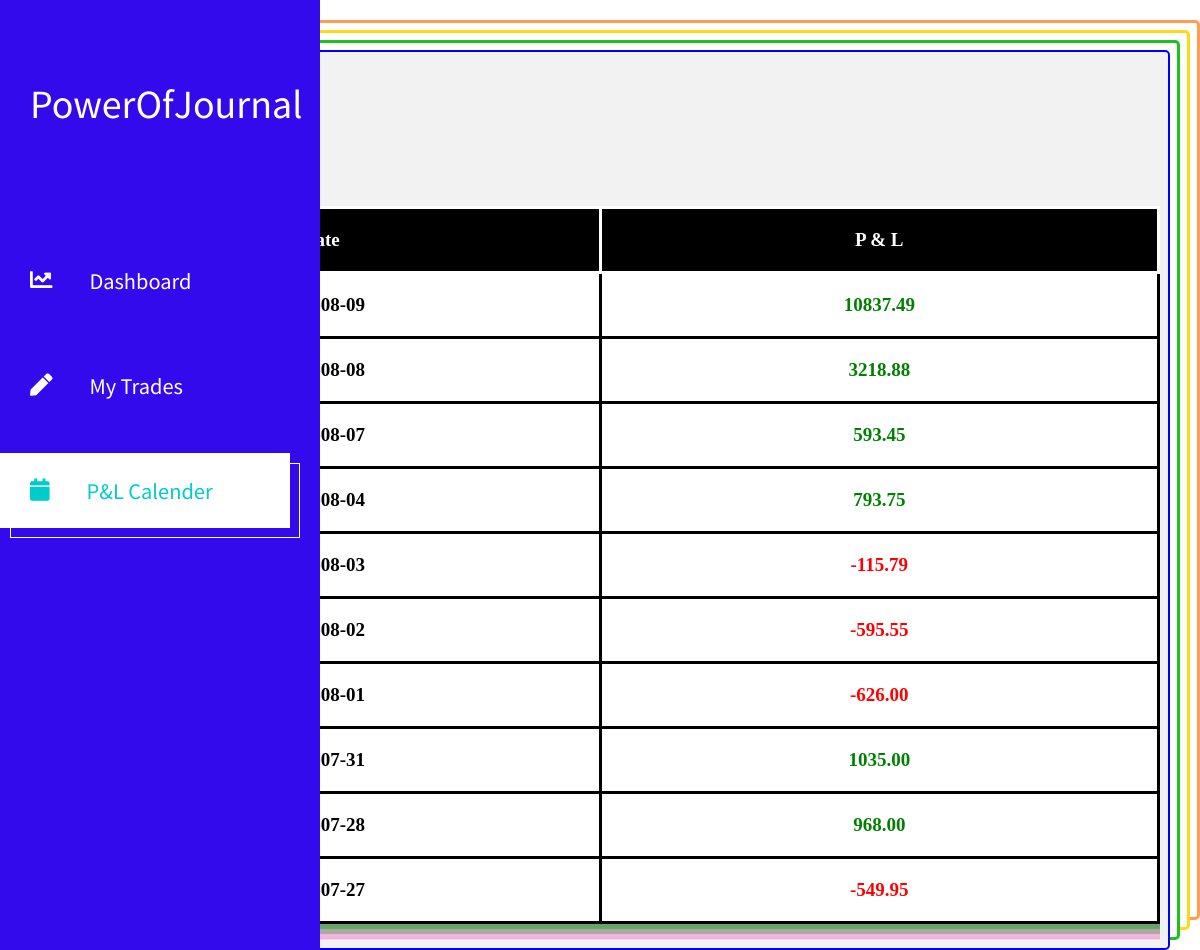
The app's page /profit_loss_calendar/ with its own data.
### trading_journal_app/models.py (models this page shows, shortened)
class Trade(models.Model):
    date = models.DateTimeField()
    instrument = models.CharField(max_length=100,default="NULL")
    type_choices = (
        ("Buy", "Buy"),
        ("Sell", "Sell"),
    )
    trade_type = models.CharField(max_length=255, choices=type_choices, default="Buy")
    quantity = models.DecimalField(max_digits=10, decimal_places=2,default=0)
    entry_price = models.DecimalField(max_digits=10, decimal_places=2)
    exit_price = models.DecimalField(max_digits=10, decimal_places=2)
    reason = models.TextField()
    profit_loss = models.DecimalField(max_digits=10, decimal_places=2)
    class Meta:
        ordering = ['-date']

### trading_journal_app/views.py (the view)
# urls.py: path('profit_loss_calendar/', views.profit_loss_calendar, name='profit_loss_calendar'),
def profit_loss_calendar(request):
    trades = Trade.objects.all()
    profit_loss_dict = {}
    total_trades = len(trades)
    initial_date = trades[total_trades - 1].date
    end_date = trades[0].date
    current_date = initial_date
    end_date = end_date + timedelta(days=1)
    while current_date < end_date:
        formatted_date = datetime.strptime(str(current_date), "%Y-%m-%d %H:%M:%S%z")
        from_date = formatted_date.strftime("%Y-%m-%d 00:00:00+00:00")
        from_date_formatted = datetime.strptime(str(from_date), "%Y-%m-%d %H:%M:%S%z")
        to_date = formatted_date.strftime("%Y-%m-%d 23:59:59+00:00")
        to_date_formatted = datetime.strptime(str(to_date), "%Y-%m-%d %H:%M:%S%z")
        date_only_format = formatted_date.strftime("%Y-%m-%d")
        all_trades = Trade.objects.all()
        trades_for_date = all_trades.filter(date__range=[from_date_formatted, to_date_formatted])
        for trade in trades_for_date:
            if date_only_format in profit_loss_dict:
                profit_loss_dict[date_only_format] += trade.profit_loss
            else:
                profit_loss_dict[date_only_format] = trade.profit_loss
        current_date += timedelta(days=1)
    print(profit_loss_dict)
    context = {
        'profit_loss_dict': profit_loss_dict
    }
    return render(request, 'trading_journal_app/profit_loss_calendar.html', context)

### trading_journal_app/templates/trading_journal_app/profit_loss_calendar.html (shortened to what this page needs)
{% load static %}
<!DOCTYPE html>
<html lang="en">
<head>
    <link rel="stylesheet" href="https://cdn.jsdelivr.net/npm/bootstrap-v4-grid-only@1.0.0/dist/bootstrap-grid.min.css">
	<link rel="stylesheet" href="{% static 'trading_journal_app/fontawesome/css/all.min.css' %}">
    <link href="{% static 'trading_journal_app/css/bootstrap.min.css' %}" rel="stylesheet">
    <link href="{% static 'trading_journal_app/css/templatemo-xtra-blog.css' %}" rel="stylesheet">
</head>
<body>
	<header class="tm-header" id="tm-header" style="background-color: #330aeb">
        <div class="tm-header-wrapper">
            <div class="tm-site-header">
                <h1 class="text-center">PowerOfJournal</h1>
            </div>
            <nav class="tm-nav" id="tm-nav">
                <ul>
                    <li class="tm-nav-item"><a href="/" class="tm-nav-link">
                        <i class="fas fa-chart-line"></i>
                        Dashboard
                    </a></li>
                    <li class="tm-nav-item "><a href="/trades" class="tm-nav-link">
                        <i class="fas fa-pen"></i>
                        My Trades
                    </a></li>
                    <li class="tm-nav-item active"><a href="/profit_loss_calendar" class="tm-nav-link">
                        <i class="fas fa-calendar"></i>
                        P&L Calender
                    </a></li>
                </ul>
            </nav>
        </div>
    </header>
    <body>
    <div class="container" >
        <h1 class="mb-4">Proft & Loss</h1>
        <h2>Per Day P & L</h2>
        <h6>(without charges)</h6>
        <div class="table-responsive">
            <table class="table table-bordered" style="width:100%; border: solid">
                <thead style="border: solid">
                    <tr style="border: solid">
                        <th style="border: solid">Date</th>
                        <th style="border: solid">P & L</th>
                    </tr>
                </thead>
                <tbody>
                {% for key, values in profit_loss_dict.items reversed %}
                    <tr style="border: solid">
                        <td style="width:12.5%; color: black; border: solid black"><b>{{ key }}</b></td>
                        {% if values > 0 %}
                        <td style="width:12.5%; color:green; border: solid black"><b>{{ values }}</b></td>
                        {% else %}
                            <td style="width:12.5%; color:red; border: solid black"><b>{{ values }}</b></td>
                        {% endif %}
                    </tr>
                    {% endfor %}
                </tbody>
            </table>
        </div>
    </div>
    </body>
</body>
</html>

### trading_journal_app/static/trading_journal_app/css/templatemo-xtra-blog.css (style rules this page uses)
html { overflow-x: hidden; }
body { margin: 0; padding: 0; font-family: 'Source Sans Pro', sans-serif; font-size: 19px; line-height: 2em; overflow-x: hidden; }
.tm-header { background-color: #0CC; color: white; position: fixed; top: 0; left: 0; bottom: 0; z-index: 100; width: 400px; overflow-y: visible; }
.tm-header-wrapper { overflow-y: scroll; scrollbar-width: none; -ms-overflow-style: none; padding: 30px; width: 100%; height: 100%; }
.tm-site-header { margin-top: 50px; margin-bottom: 115px; }
.tm-nav { margin-bottom: 100px; }
.tm-nav-item { list-style: none; margin-bottom: 30px; }
.tm-nav-link { color: white; background-color: transparent; height: 75px; width: 100%; max-width: 300px; display: flex; align-items: center; font-size: 1.4rem; padding: 30px; }
.tm-nav-item:hover .tm-nav-link, .tm-nav-item.active .tm-nav-link { color: #0CC; background-color: white; text-decoration: none; }
.tm-nav ul { position: relative; }
.tm-nav-item:hover:after, .tm-nav-item.active:after { content: ''; width: 100%; max-width: 300px; height: 75px; display: block; border: 1px solid white; margin-left: 10px; margin-top: -65px; position: absolute; z-index: -1000; }
.tm-nav-link i { margin-right: 37px; }
ul { margin: 0; padding: 0; }
.tm-nav { margin-left: -30px; }
@media (max-width: 1540px) { .tm-header { width: 320px; } }

### trading_journal_app/templates/trading_journal_app/profit_loss_calendar.html (style rules this page uses)
* { box-sizing: border-box; }
.container { border-radius: 5px; background-color: #f2f2f2; padding: 10px; float: right; margin-right: 30px; margin-top: 50px; box-shadow: blue 0px 0px 0px 2px inset, rgb(255, 255, 255) 10px -10px 0px -3px, rgb(31, 193, 27) 10px -10px, rgb(255, 255, 255) 20px -20px 0px -3px, rgb(255, 217, 19) 20px -20px, rgb(255, 255, 255) 30px -30px 0px -3px, rgb(255, 156, 85) 30px -30px, rgb(255, 255, 255) 40px -40px 0px -3px; }
*, *:before, *:after { box-sizing:border-box; }
table { border-collapse: collapse; width: 100%; box-shadow: rgba(0, 153, 20, 0.4) 5px 5px, rgba(0, 153, 20, 0.3) 10px 10px, rgba(240, 46, 170, 0.2) 15px 15px, rgba(240, 46, 170, 0.1) 20px 20px, rgba(240, 46, 170, 0.05) 25px 25px; }
th { padding: 8px; text-align: center; border-bottom: 1px solid #ddd; background-color: black; color:white; font-family:"Lucida Console"; }
td { padding: 8px; text-align: center; border-bottom: 1px solid #ddd; font-family:"Lucida Console"; background-color: white; }

### records on screen
Trade: reversed "593.45"
Trade: reversed "793.75"
Trade: reversed "-595.55"
Trade: reversed "-626.00"
Trade: reversed "1035.00"
Trade: reversed "968.00"
Trade: reversed "-549.95"

### other values on screen
{{ key }} "2023-08-09" "2023-08-08" "2023-08-07" "2023-08-04" "2023-08-03" "2023-08-02" "2023-08-01" "2023-07-31" "2023-07-28" "2023-07-27"
{{ values }} "10837.49" "3218.88"
{{ values }} "-115.79"
